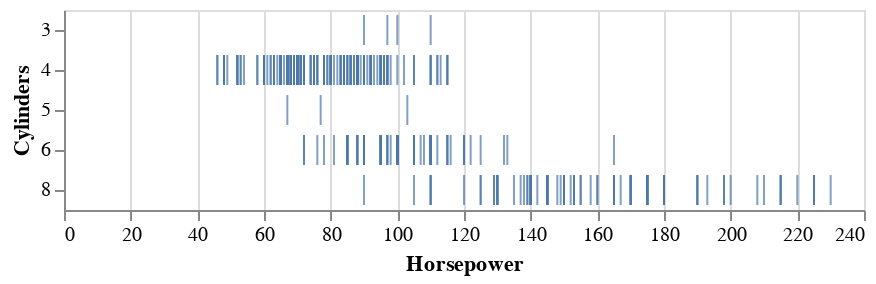

Notebook source saved alongside this figure:
### Code cell
import altair as alt
from vega_datasets import data

source = data.cars()

alt.Chart(source).mark_tick().encode(
    x='Horsepower:Q',
    y='Cylinders:O'
)

### Figure 1 — Vega-Lite specification as saved in the notebook (floating-point values rounded to 4 significant figures; data arrays with more than 128 entries replaced by an {"elided": "..."} marker saying what was removed)
{"config": {"view": {"continuousWidth": 400, "continuousHeight": 300}}, "data": {"name": "data-f02450ab61490a1363517a0190416235"}, "mark": "tick", "encoding": {"x": {"type": "quantitative", "field": "Horsepower"}, "y": {"type": "ordinal", "field": "Cylinders"}}, "$schema": "https://vega.github.io/schema/vega-lite/v4.8.1.json", "datasets": {"data-f02450ab61490a1363517a0190416235": {"elided": "406 records"}}}
